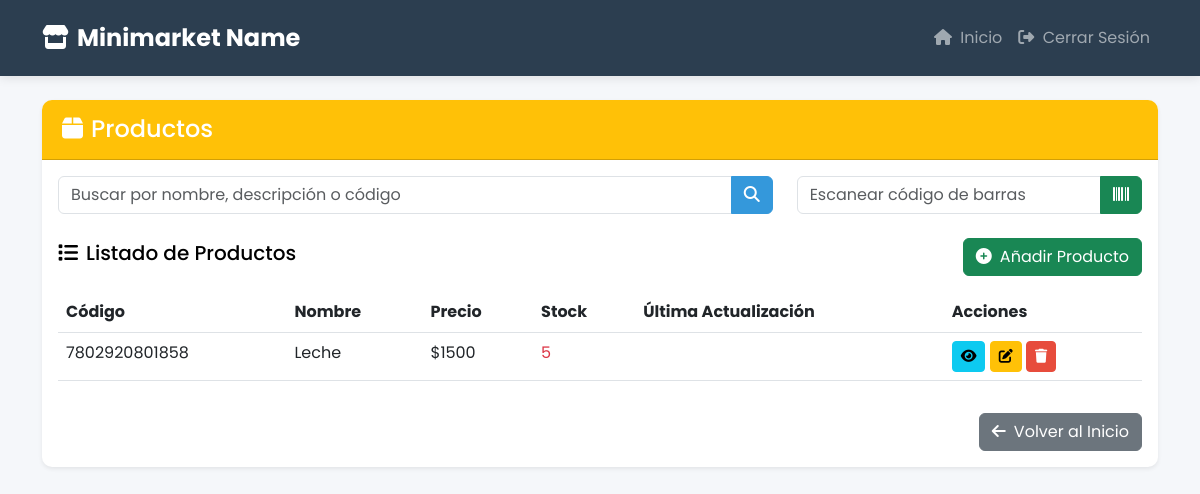
/productos/ (signed in), run on an earlier commit of the app's database.
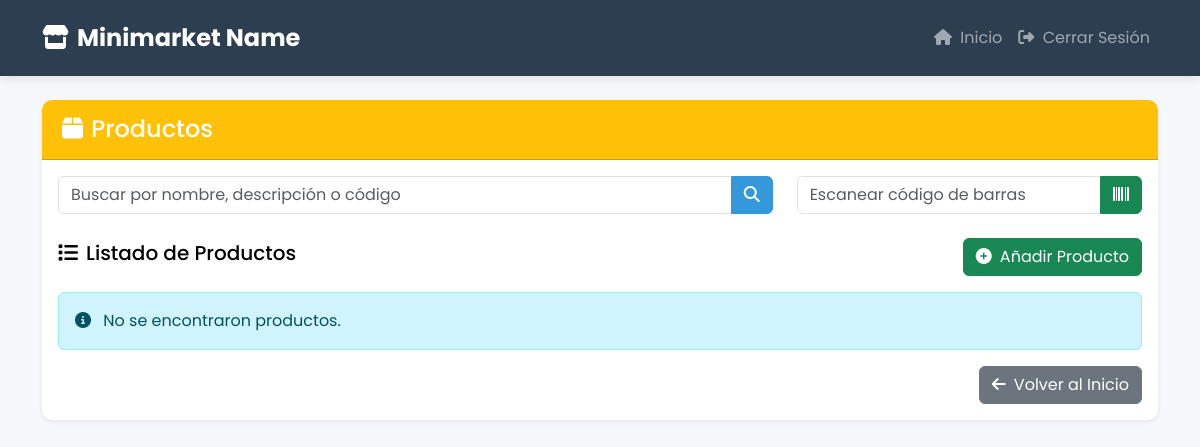
And on a later commit of the database.
### Tienda/models.py (models this page shows, shortened)
class Producto(models.Model):
    nombre = models.CharField(max_length=100)
    codigo_barras = models.CharField(max_length=50, unique=True)
    stock = models.IntegerField(default=0)
    precio = models.IntegerField(default=0)
    costo = models.IntegerField(default=0)
    minimal_stock = models.IntegerField(default=0)

### Tienda/views.py (the view, shortened to what this page needs)
# urls.py: path('productos/', views.productos, name='productos'),
@login_required
def productos(request):
    query = request.GET.get('q', '')
    codigo_barras = request.GET.get('codigo', '')
    if codigo_barras:
        productos_lista = Producto.objects.filter(codigo_barras=codigo_barras)
    elif query:
        productos_lista = Producto.objects.filter(
            Q(nombre__icontains=query) |
            Q(descripcion__icontains=query) |
            Q(codigo_barras__icontains=query)
        )
    else:
        productos_lista = Producto.objects.all()
    return render(request, 'Tienda/productos.html', {
        'productos': productos_lista,
        'query': query,
        'es_admin': request.user.is_superuser
    })

### Tienda/templates/Tienda/productos.html (shortened to what the changed rows need)
{% extends 'Tienda/base_layout.html' %}
{% block content %}
<div class="container mt-4">
    <div class="row">
        <div class="col-lg-12 mb-4">
            <div class="card border-0 shadow-sm">
                <div class="card-body">
                    <div class="row mb-4">
                        <div class="col-md-8">
                        </div>
                        <div class="col-md-4">
                        </div>
                    </div>
                    {% if es_admin %}
                    <div class="d-flex justify-content-between align-items-center mb-3">
                        <h5><i class="fas fa-list me-2"></i>Listado de Productos</h5>
                        <button class="btn btn-success" data-bs-toggle="modal" data-bs-target="#nuevoProductoModal">
                        </button>
                    </div>
                    {% if productos %}
                    <div class="table-responsive">
                        <table class="table table-hover">
                            <thead>
                                <tr>
                                    <th>Código</th>
                                    <th>Nombre</th>
                                    <th>Precio</th>
                                    <th>Stock</th>
                                    <th>Última Actualización</th>
                                    <th>Acciones</th>
                                </tr>
                            </thead>
                            <tbody>
                                {% for producto in productos %}
                                <tr>
                                    <td>{{ producto.codigo_barras }}</td>
                                    <td>{{ producto.nombre }}</td>
                                    <td>${{ producto.precio }}</td>
                                    <td>
                                        {% if producto.stock <= 5 %}
                                        <span class="text-danger">{{ producto.stock }}</span>
                                        {% else %}
                                        <span class="text-success">{{ producto.stock }}</span>
                                        {% endif %}
                                    </td>
                                    <td>{{ producto.fecha_actualizacion|date:"d/m/Y H:i" }}</td>
                                    <td>
                                        <button class="btn btn-sm btn-info ver-producto" data-id="{{ producto.id }}">
                                            <i class="fas fa-eye"></i>
                                        </button>
                                        <button class="btn btn-sm btn-warning editar-producto" data-id="{{ producto.id }}">
                                            <i class="fas fa-edit"></i>
                                        </button>
                                        <button class="btn btn-sm btn-danger eliminar-producto" data-id="{{ producto.id }}">
                                            <i class="fas fa-trash"></i>
                                        </button>
                                    </td>
                                </tr>
                                {% endfor %}
                            </tbody>
                        </table>
                    </div>
                    {% else %}
                    <div class="alert alert-info">
                        <i class="fas fa-info-circle me-2"></i>
                        No se encontraron productos{% if query %} con el término "{{ query }}"{% endif %}.
                    </div>
                    {% endif %}
                    {% endif %}
                    <div class="d-flex justify-content-end mt-3">
                        <a href="{% url 'home' %}" class="btn btn-secondary">
                        </a>
                    </div>
                </div>
            </div>
        </div>
    </div>
</div>
{% endblock %}

What changed in the data, as far as the page shows it:
removed Producto: codigo_barras "7802920801858", nombre "Leche", precio "1500", stock "5"
Also different on the page:
text no longer shown: "Código Nombre Precio Stock Última Actualización Acciones"
text now shown: "No se encontraron productos ."
